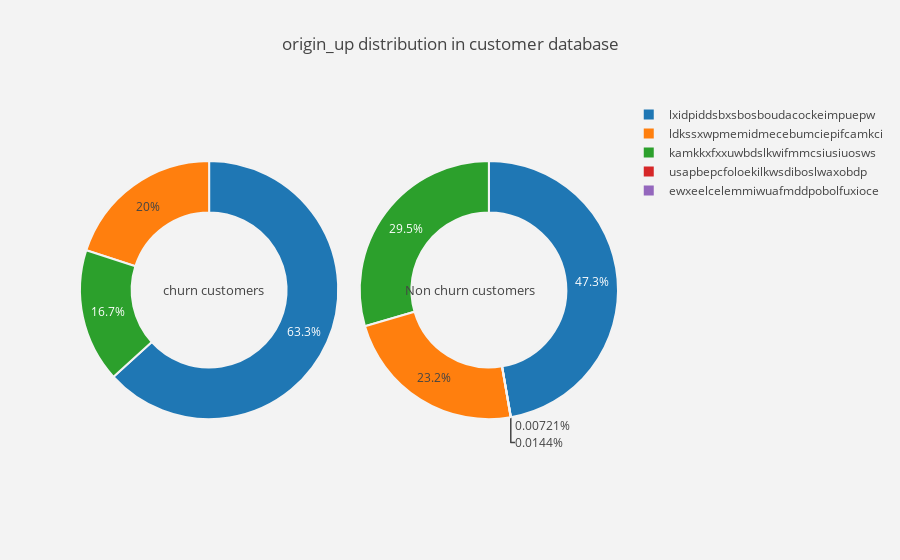

The notebook cell saved with this chart:
### Markdown cell above
Here the categories  ( 32,9,6,8,31,10) do not contribute to churn customers.

### Code cell
plot_pie(cat_cols[3])

### Figure 1 — Plotly figure (JSON) as saved in the notebook; plotly's stock layout.template omitted (floating-point values rounded to 4 significant figures)
{"data": [{"domain": {"x": [0, 0.48]}, "hole": 0.6, "hoverinfo": "label+percent+name", "labels": ["lxidpiddsbxsbosboudacockeimpuepw", "ldkssxwpmemidmecebumciepifcamkci", "kamkkxfxxuwbdslkwifmmcsiusiuosws"], "marker": {"line": {"color": "rgb(243,243,243)", "width": 2}}, "name": "Churn Customers", "type": "pie", "uid": "9d46c1c6-0c2c-4c84-935a-4287076a5c1f", "values": [973, 308, 257]}, {"domain": {"x": [0.52, 1]}, "hole": 0.6, "hoverinfo": "label+percent+name", "labels": ["lxidpiddsbxsbosboudacockeimpuepw", "kamkkxfxxuwbdslkwifmmcsiusiuosws", "ldkssxwpmemidmecebumciepifcamkci", "usapbepcfoloekilkwsdiboslwaxobdp", "ewxeelcelemmiwuafmddpobolfuxioce"], "marker": {"line": {"color": "rgb(243,243,243)", "width": 2}}, "name": "Non churn customers", "type": "pie", "uid": "931e63ee-5d29-42b7-8287-1617469c124c", "values": [6560, 4098, 3216, 2, 1]}], "layout": {"annotations": [{"font": {"size": 13}, "showarrow": false, "text": "churn customers", "x": 0.15, "y": 0.5}, {"font": {"size": 13}, "showarrow": false, "text": "Non churn customers", "x": 0.85, "y": 0.5}], "paper_bgcolor": "rgb(243,243,243)", "plot_bgcolor": "rgb(243,243,243)", "title": {"text": "origin_up distribution in customer database "}}}
